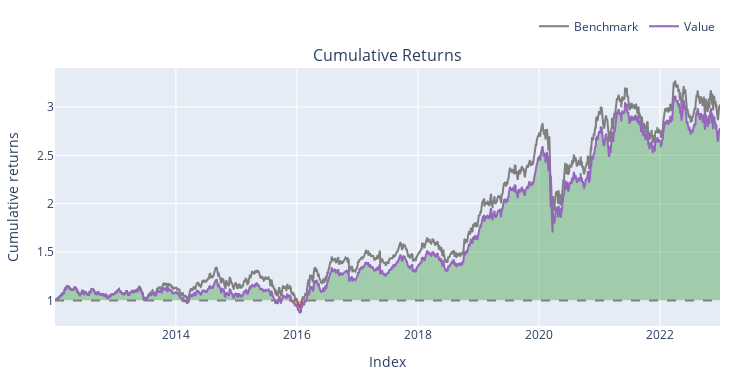

The notebook cell saved with this chart:
### Code cell
port_dy.plot().show()

### Figure 1 — Plotly figure (JSON) as saved in the notebook; plotly's stock layout.template omitted (floating-point values rounded to 4 significant figures; data arrays with more than 128 entries replaced by an {"elided": "..."} marker saying what was removed)
{"data": [{"legendgroup": "0", "line": {"color": "#7f7f7f"}, "name": "Benchmark", "showlegend": true, "type": "scatter", "uid": "c367cba6-f4ff-4d97-93a7-865cb659546f", "x": {"elided": "2729 str values"}, "xaxis": "x", "y": {"elided": "2729 float values"}, "yaxis": "y"}, {"hoverinfo": "skip", "legendgroup": "1", "line": {"color": "rgba(0, 0, 0, 0)", "width": 0}, "opacity": 0, "showlegend": false, "type": "scatter", "uid": "dd1579c7-ccae-4089-bb87-09c78393065a", "x": {"elided": "2729 str values"}, "xaxis": "x", "y": {"elided": "2729 int values"}, "yaxis": "y"}, {"connectgaps": false, "fill": "tonexty", "fillcolor": "rgba(0, 128, 0, 0.3)", "hoverinfo": "skip", "legendgroup": "1", "line": {"color": "rgba(0, 0, 0, 0)", "width": 0}, "opacity": 0, "showlegend": false, "type": "scatter", "uid": "cd700c72-5d97-4cf8-85fd-ea78da76c10d", "x": {"elided": "2729 str values"}, "xaxis": "x", "y": {"elided": "2729 float values"}, "yaxis": "y"}, {"hoverinfo": "skip", "legendgroup": "1", "line": {"color": "rgba(0, 0, 0, 0)", "width": 0}, "opacity": 0, "showlegend": false, "type": "scatter", "uid": "d3a6ae81-b2b4-469e-9b51-38968285f35e", "x": {"elided": "2729 str values"}, "xaxis": "x", "y": {"elided": "2729 int values"}, "yaxis": "y"}, {"connectgaps": false, "fill": "tonexty", "fillcolor": "rgba(255, 0, 0, 0.3)", "hoverinfo": "skip", "legendgroup": "1", "line": {"color": "rgba(0, 0, 0, 0)", "width": 0}, "opacity": 0, "showlegend": false, "type": "scatter", "uid": "dad537ef-5cfc-478a-a93f-52e0c158e864", "x": {"elided": "2729 str values"}, "xaxis": "x", "y": {"elided": "2729 float values"}, "yaxis": "y"}, {"legendgroup": "2", "line": {"color": "#9467bd"}, "name": "Value", "showlegend": true, "type": "scatter", "uid": "d5d6254e-1a77-451a-877b-92b0f5f2b639", "x": {"elided": "2729 str values"}, "xaxis": "x", "y": {"elided": "2729 float values"}, "yaxis": "y"}, {"hoverinfo": "skip", "legendgroup": "1", "line": {"color": "rgba(0, 0, 0, 0)", "width": 0}, "opacity": 0, "showlegend": false, "type": "scatter", "uid": "434e4954-1717-4384-9e48-4d1841d5afe0", "x": {"elided": "2729 str values"}, "xaxis": "x", "y": {"elided": "2729 int values"}, "yaxis": "y"}], "layout": {"annotations": [{"font": {"size": 16}, "showarrow": false, "text": "Cumulative Returns", "x": 0.5, "xanchor": "center", "xref": "paper", "y": 1, "yanchor": "bottom", "yref": "paper"}], "height": 380, "legend": {"orientation": "h", "traceorder": "normal", "x": 1, "xanchor": "right", "y": 1.105, "yanchor": "bottom"}, "margin": {"b": 30, "l": 30, "r": 30, "t": 30}, "shapes": [{"line": {"color": "gray", "dash": "dash"}, "type": "line", "x0": 0, "x1": 1, "xref": "paper", "y0": 1, "y1": 1, "yref": "y"}], "showlegend": true, "width": 750, "xaxis": {"anchor": "y", "domain": [0, 1], "title": {"text": "Index"}}, "yaxis": {"anchor": "x", "domain": [0, 1], "title": {"text": "Cumulative returns"}}}}
